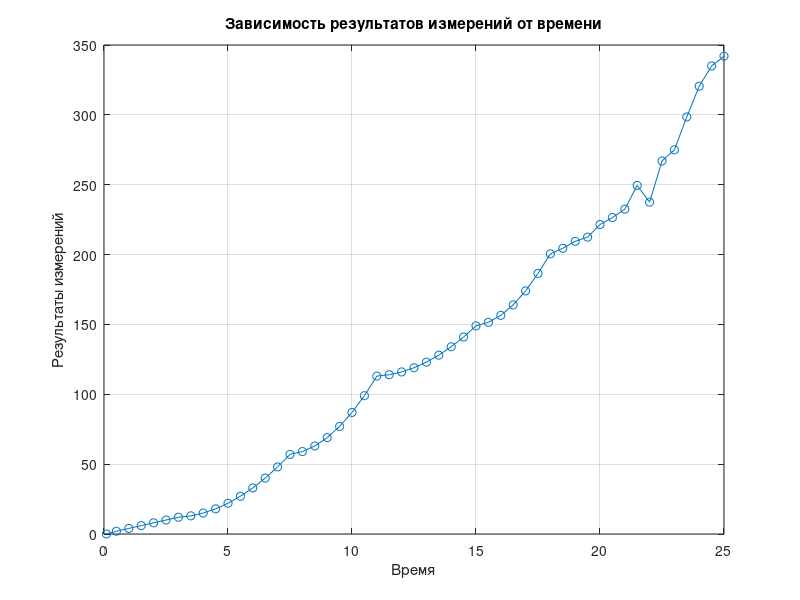
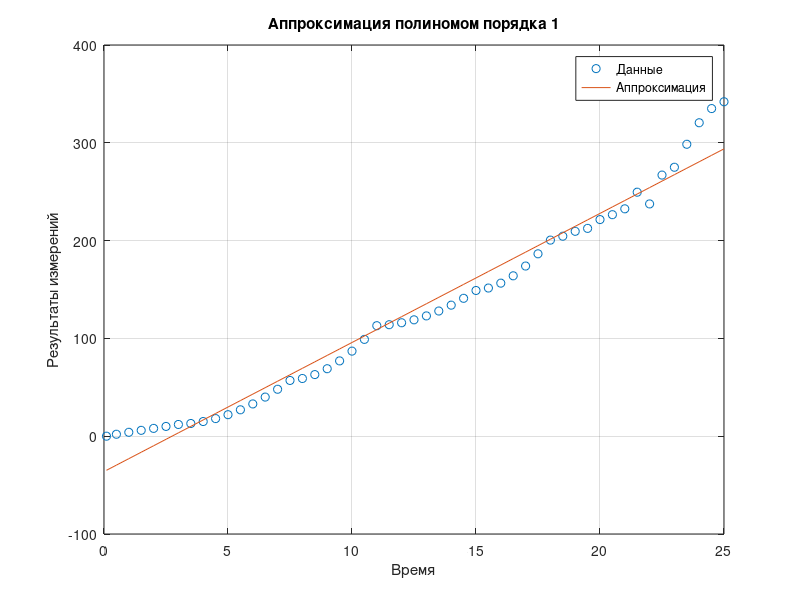
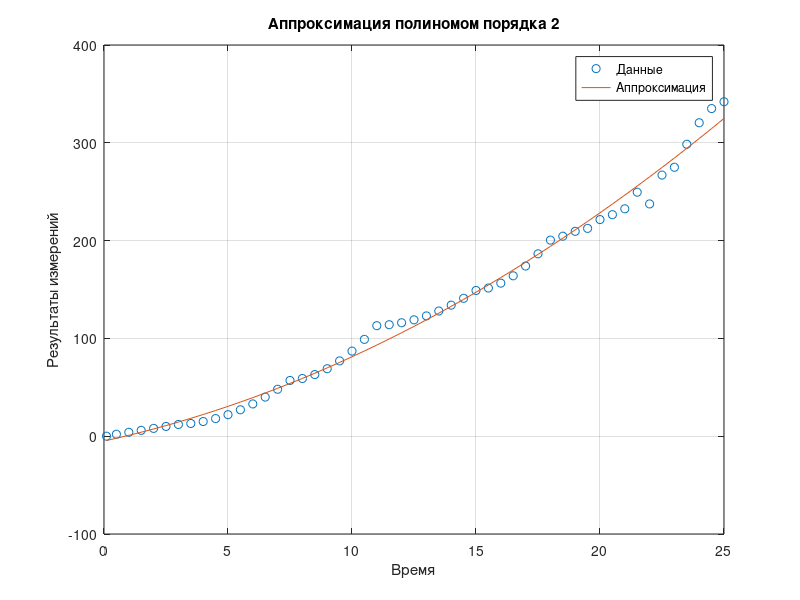
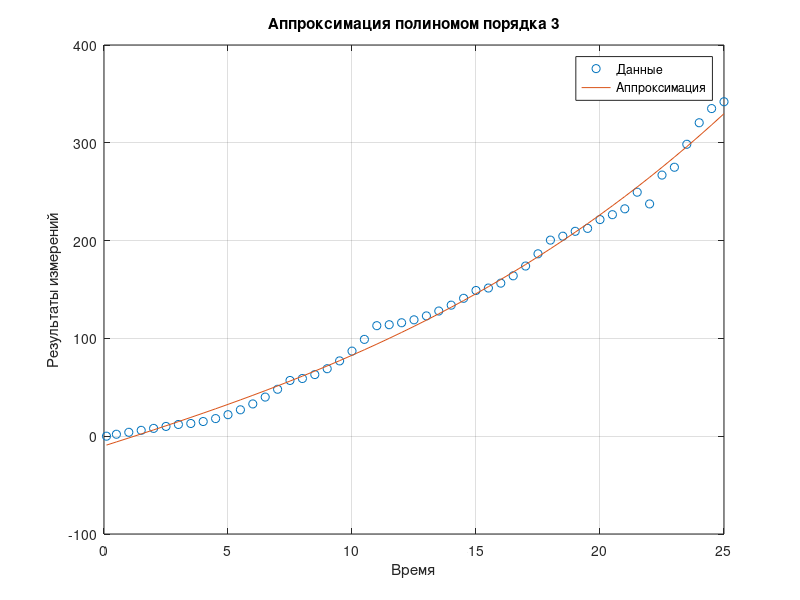

The MATLAB source for these figures, in order: (Note: this script raises an error after producing the figures.)
y = [0.015, 2, 4, 6, 8, 10, 12, 13, 15, 18, 22, 27, 33, 40, 48, 57, 59, 63, ...
        69, 77, 87, 99, 113, 114, 116, 119, 123, 128, 134, 141, 149, 151.5, ...
        156.5, 164, 174, 186.5, 200.5, 204.5, 209.5, 212.5, 221.5, 226.5, ...
        232.5, 249.5, 237.5, 267, 275, 298.5, 320.5, 335, 342];
x = [0.1, 0.5, 1, 1.5, 2, 2.5, 3, 3.5, 4, 4.5, 5, 5.5, 6, 6.5, 7, 7.5, ...
        8, 8.5, 9, 9.5, 10, 10.5, 11, 11.5, 12, 12.5, 13, 13.5, 14, 14.5, ...
        15, 15.5, 16, 16.5, 17, 17.5, 18, 18.5, 19, 19.5, 20, 20.5, 21, ...
        21.5, 22, 22.5, 23, 23.5, 24, 24.5, 25];

figure(1);
plot(x, y, 'o-');
xlabel('Время');
ylabel('Результаты измерений');
title('Зависимость результатов измерений от времени');
grid on;

order = 4; % максимальный порядок полинома
S_values = zeros(order, 1);   % Массив для хранения значений СКО
fit_results = cell(order, 1); % Ячейковый массив для хранения результатов аппроксимации

for n = 1:order
    % Подходящий полином
    p = polyfit(x, y, n);
    % Вычисление аппроксимированных значений
    y_fit = polyval(p, x);
    % Вычисление СКО
    S = sqrt(sum((y - y_fit).^2) / length(y));
    S_values(n) = S;
    % Сохранение результатов
    fit_results{n} = struct('coefficients', p, 'y_fit', y_fit);
    % График
    figure(n+1);
    plot(x, y, 'o', x, y_fit, '-');
    title(sprintf('Аппроксимация полиномом порядка %g', n));
    xlabel('Время');
    ylabel('Результаты измерений');
    legend('Данные', 'Аппроксимация');
    grid on;
end

result_table = table((1:order)', S_values, 'VariableNames', {'Порядок', 'СКО'});
result_table.Properties.RowNames = {'Линейная', 'Квадратичная', 'Третья', 'Четвертая'};
disp(result_table);

figure(order + 2);
plot(1:order, S_values, 'o-');
xlabel('Порядок полинома');
ylabel('СКО');
title('Зависимость СКО от порядка полинома');
grid on;

[min_S, best_order] = min(S_values);
best_fit = fit_results{best_order};
fprintf('Наилучший порядок: %d, СКО: %.4f\n', best_order, min_S);
disp('Коэффициенты аппроксимации:');
disp(best_fit.coefficients);


figure(order + 3);
plot(x, y, 'o', x, best_fit.y_fit, '-');
hold on;
best_S = S_values(best_order);
% Вычисление границ по критерию Романовского
Y_min = best_fit.y_fit - 3 * best_S;
Y_max = best_fit.y_fit + 3 * best_S;
plot(x, Y_min, '--r');
plot(x, Y_max, '--b');
title(sprintf('Наилучшая аппроксимация полиномом порядка %g с границами по критерию Романовского', best_order));
xlabel('Время');
ylabel('Результаты измерений');
legend('Данные', 'Аппроксимация', 'Y_{min}', 'Y_{max}');
grid on;
hold off;

outliers = (y < Y_min) | (y > Y_max);
outlier_table = table(x(outliers)', y(outliers)', 'VariableNames', {'x', 'y'});
disp('Выбросы:');
disp(outlier_table);
% Исключение выбросов из данных
cleaned_x = x(~outliers);
cleaned_y = y(~outliers);

figure(order + 4);
plot(cleaned_x, cleaned_y, 'o');
hold on;
% Построение наилучшей аппроксимации для данных без выбросов
cleaned_best_fit = polyfit(cleaned_x, cleaned_y, best_order);
cleaned_y_fit = polyval(cleaned_best_fit, cleaned_x);
plot(cleaned_x, cleaned_y_fit, '-');
% Построение новых границ для данных без выбросов
cleaned_best_S = sqrt(sum((cleaned_y - cleaned_y_fit).^2) / length(cleaned_y));
cleaned_Y_min = cleaned_y_fit - 3 * cleaned_best_S;
cleaned_Y_max = cleaned_y_fit + 3 * cleaned_best_S;
% Границы Романовского
plot(cleaned_x, cleaned_Y_min, '--r');
plot(cleaned_x, cleaned_Y_max, '--b');
title('График без выбросов с новой аппроксимацией и границами');
xlabel('Время');
ylabel('Результаты измерений');
legend('Данные  (без выбросов)', 'Аппроксимация (без выбросов)', 'Y_{min} (без выбросов)', 'Y_{max} (без выбросов)');
grid on;
hold off;







